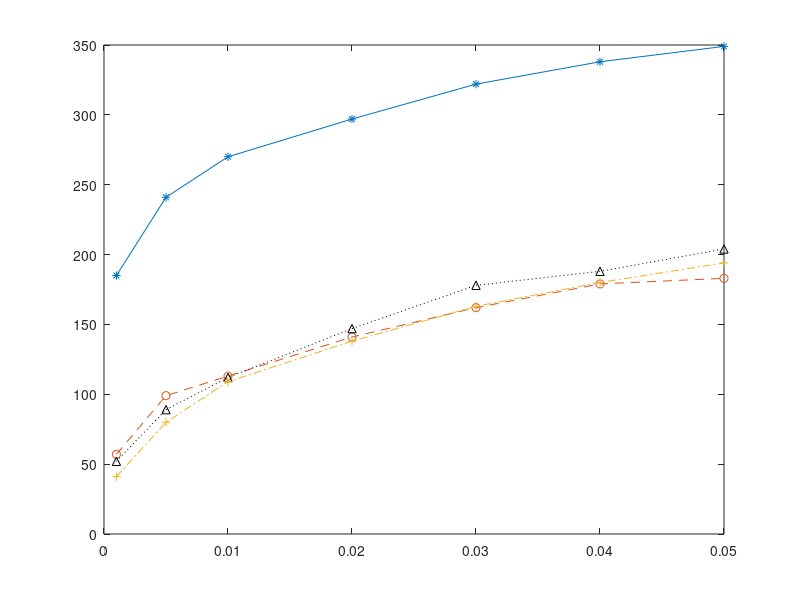

Write MATLAB code to recreate this figure. (Note: this script raises an error after producing the figure.)
clear;clc;close all
%% FDR vs Number of Rejection after removing the poorly-expressed markers
gamma = [0.001 0.005 0.01 0.02 0.03 0.04 0.05];
PP_b = [185  241  270  297  322  338 349];

Fan_b = [57  99  113  141  162  179  183];

CK_b = [52  89  112  147  178  188  204];

ST_b = [41  80  109  138  163  180  194];

% subplot(3,1,1)
b = plot(gamma,PP_b,'-*' ...
    ,gamma,Fan_b,'--o',gamma,CK_b,'k:^',gamma,ST_b,'-.+');
for jj =1:4
    b(jj).LineWidth = 1;
end
title('\bf Benchmark')

xlabel('FDR control level \gamma')
ylabel('Number of rejection')
legend('PP','Fan','CK','Storey');
xlabel('FDR control level \gamma')
ylabel('Number of rejection')

